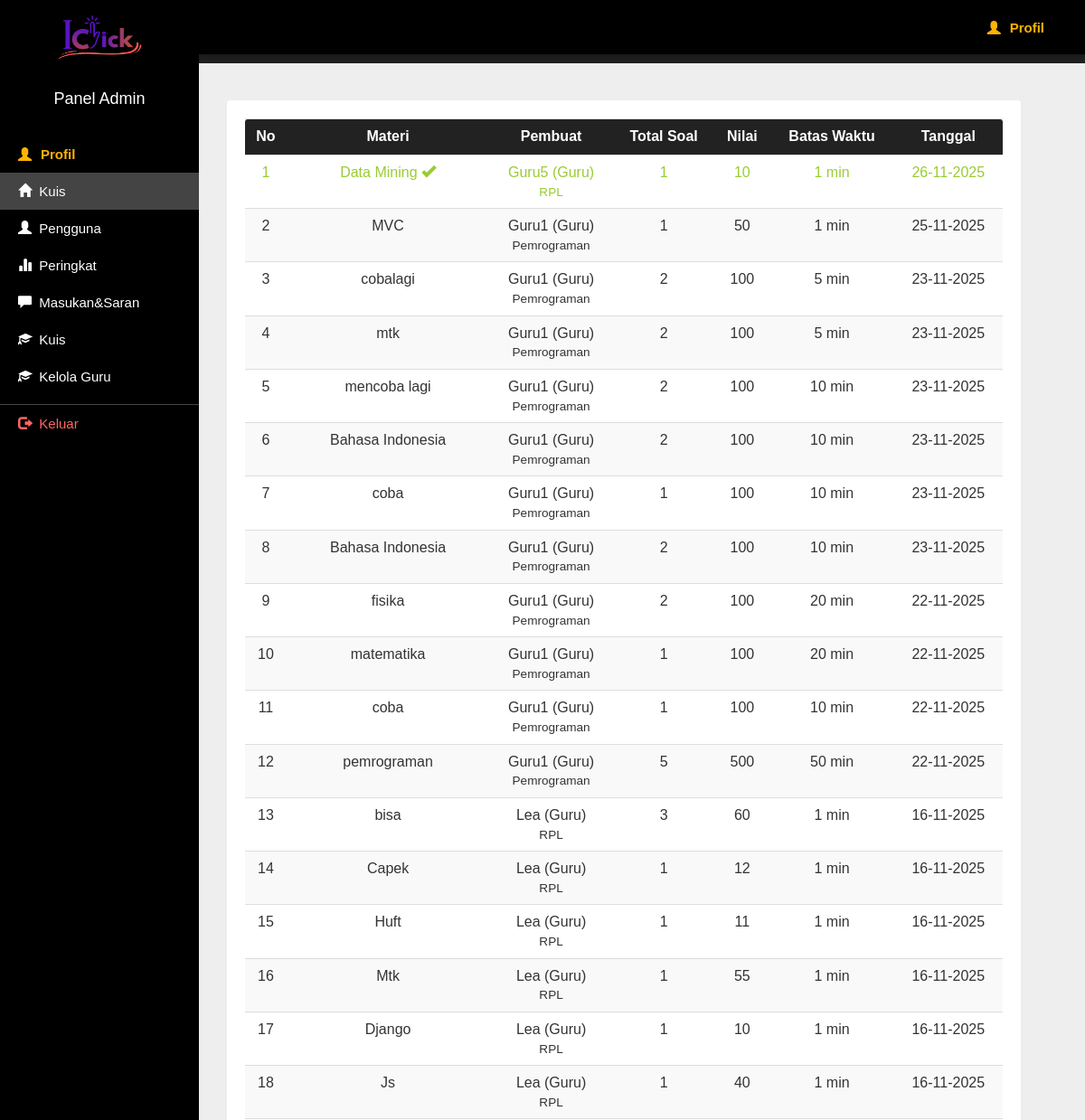
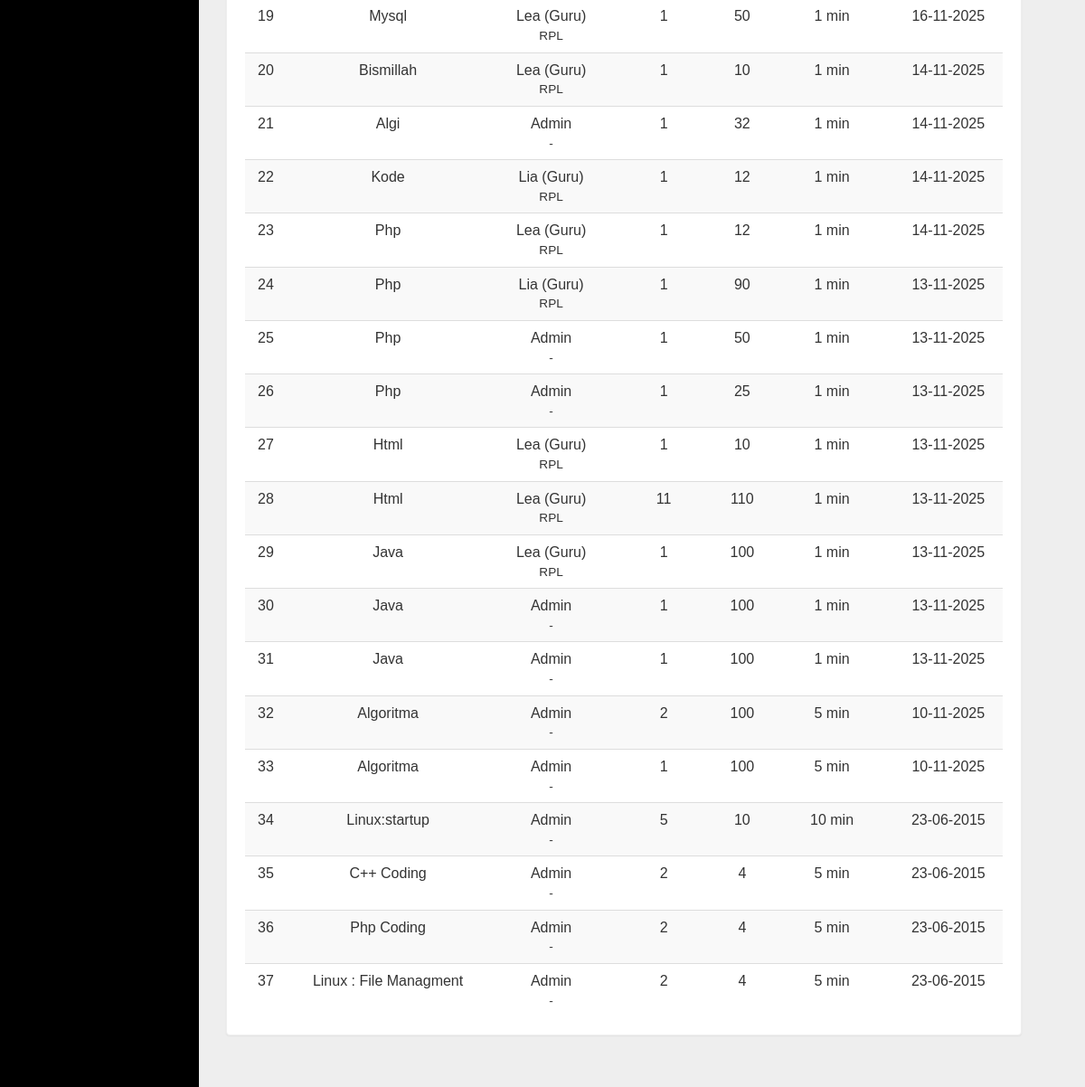
The page /dash.php (signed in) on the database its author committed (2 pictures, top to bottom).
### tables this page shows
CREATE TABLE IF NOT EXISTS `quiz` (
  `eid` text NOT NULL,
  `title` varchar(100) NOT NULL,
  `sahi` int NOT NULL,
  `wrong` int NOT NULL,
  `total` int NOT NULL,
  `time` bigint NOT NULL,
  `intro` text NOT NULL,
  `tag` varchar(100) NOT NULL,
  `pembuat_role` enum('admin','guru') NOT NULL DEFAULT 'admin',
  `id_guru` int DEFAULT NULL COMMENT '''NULL jika dibuat admin, berisi id_guru jika dibuat guru''',
  `date` timestamp NOT NULL DEFAULT CURRENT_TIMESTAMP ON UPDATE CURRENT_TIMESTAMP,
  KEY `FK_quiz_guru` (`id_guru`),
  CONSTRAINT `FK_quiz_guru` FOREIGN KEY (`id_guru`) REFERENCES `guru` (`id_guru`)
);

CREATE TABLE IF NOT EXISTS `guru` (
  `id_guru` int NOT NULL AUTO_INCREMENT,
  `nama_guru` varchar(100) NOT NULL,
  `pendidikan_terakhir` varchar(100) NOT NULL,
  `mapel` varchar(100) NOT NULL,
  `mob_guru` varchar(50) NOT NULL,
  `email_guru` varchar(100) NOT NULL,
  `password_guru` varchar(100) NOT NULL,
  `status` enum('pending','accept','reject') NOT NULL,
  `tanggal_daftar` timestamp NOT NULL DEFAULT CURRENT_TIMESTAMP ON UPDATE CURRENT_TIMESTAMP,
  PRIMARY KEY (`id_guru`)
);

### dash.php (the view, shortened to what this page needs)
<!DOCTYPE html PUBLIC "-//W3C//DTD XHTML 1.0 Transitional//EN" "http://www.w3.org/TR/xhtml1/DTD/xhtml1-transitional.dtd">
<html xmlns="http://www.w3.org/1999/xhtml">
<head>
<link rel="stylesheet" href="https://cdnjs.cloudflare.com/ajax/libs/font-awesome/6.5.0/css/all.min.css">
<link  rel="stylesheet" href="css/bootstrap.min.css"/>
 <link  rel="stylesheet" href="css/bootstrap-theme.min.css"/>
 <link rel="stylesheet" href="css/main.css">
 <link  rel="stylesheet" href="css/font.css">
</head>
<body  style="background:#eee;">
<div class="header">
<div class="row">
<?php
include_once 'dbConnection.php';
?>
<header style="
  position: fixed;
  top: 0;
  left: 220px;
  width: calc(100% - 220px);
  height: 60px;
  background-color: black;
  color: white;
  display: flex;
  align-items: center;
  justify-content: flex-end;
  padding: 0 25px;
  box-shadow: 0 2px 5px rgba(0,0,0,0.3);
  z-index: 999;
">
  <div style="display: flex; align-items: center; gap: 10px; margin-right: 20px">
    <span style="color:#ffb300" class="glyphicon glyphicon-user"></span>
    <a href="dash.php?q=9" style="color:#ffb300; text-decoration:none; font-weight:600;">
      Profil
    </a>
  </div>
</header>
</div></div>
<nav style="
  position: fixed;
  top: 0;
  left: 0;
  height: 100%;
  width: 220px;
  background-color: black;
  padding-top: 20px;
  color: white;
  overflow-y: auto;
  z-index: 1000;
">
  <div style="text-align:center; margin-bottom:30px;">
    <img src="image/logo.png" alt="Logo" style="width:100px; height:100px; margin-top:-30px;">
    <h4 style="margin-top:10px; color:#fff;">Panel Admin</h4>
  </div>
  <ul style="list-style:none; padding:0; margin:0; margin-top:30px;">
    <li style="padding:12px 20px; color:#ffb300; font-weight:600; display:flex; align-items:center; gap:10px;">
        <span class="glyphicon glyphicon-user"></span>
        <a href="dash.php?q=9" style="color:#ffb300; text-decoration:none;">
            Profil
        </a>
    </li>
    <li <?php if(!isset($_GET['q']) || @$_GET['q']==0) echo 'style="background:#444;"'; ?>>
      <a href="dash.php?q=0" style="display:block; padding:12px 20px; color:white; text-decoration:none;">
        <span class="glyphicon glyphicon-home"></span>&nbsp; Kuis
      </a>
    </li>
    <li <?php if(@$_GET['q']==1) echo 'style="background:#444;"'; ?>>
      <a href="dash.php?q=1" style="display:block; padding:12px 20px; color:white; text-decoration:none;">
        <span class="glyphicon glyphicon-user"></span>&nbsp; Pengguna
      </a>
    </li>
    <li <?php if(@$_GET['q']==2) echo 'style="background:#444;"'; ?>>
      <a href="dash.php?q=2" style="display:block; padding:12px 20px; color:white; text-decoration:none;">
        <span class="glyphicon glyphicon-stats"></span>&nbsp; Peringkat
      </a>
    </li>
    <li <?php if(@$_GET['q']==3) echo 'style="background:#444;"'; ?>>
      <a href="dash.php?q=3" style="display:block; padding:12px 20px; color:white; text-decoration:none;">
        <span class="glyphicon glyphicon-comment"></span>&nbsp; Masukan&Saran
      </a>
    </li>
    <li <?php if(@$_GET['q']==4 || @$_GET['q']==5) echo 'style="background:#333;"'; ?>>
      <details style="padding:0;">
        <summary style="cursor:pointer; padding:12px 20px; color:white; list-style:none;">
          <span class="glyphicon glyphicon-education"></span>&nbsp; Kuis
        </summary>
      </details>
    </li>
    <li <?php if(@$_GET['q']==6) echo 'style="background:#444;"'; ?>>
      <a href="dash.php?q=6" style="display:block; padding:12px 20px; color:white; text-decoration:none;">
        <span class="glyphicon glyphicon-education"></span>&nbsp; Kelola Guru
      </a>
    </li>
    <li style="border-top:1px solid #444; margin-top:10px;">
      <a href="logout.php?q=account.php" style="display:block; padding:12px 20px; color:#f66; text-decoration:none;">
        <span class="glyphicon glyphicon-log-out"></span>&nbsp; Keluar
      </a>
    </li>
  </ul>
</nav>
<div class="container">
<div class="row">
<div class="col-md-12">
<?php
if(@$_GET['q']==0) {
    $current_admin_email = $_SESSION['email'];
    $result = mysqli_query($con,"SELECT
        q.*,
        g.nama_guru,
        g.mapel,
        CASE
            WHEN q.id_guru IS NULL THEN 'Admin'
            ELSE CONCAT(g.nama_guru, ' (Guru)')
        END as pembuat_info
    FROM quiz q
    LEFT JOIN guru g ON q.id_guru = g.id_guru
    ORDER BY q.date DESC") or die('Error');
    echo  '<div class="panel" style="margin-left:220px; margin-top:40px;">
    <div class="table-responsive">
    <table class="table table-striped title1" style="text-align:center;">
    <tr style="background:#222; color:#fff;">
    <td><b>No</b></td>
    <td><b>Materi</b></td>
    <td><b>Pembuat</b></td>
    <td><b>Total Soal</b></td>
    <td><b>Nilai</b></td>
    <td><b>Batas Waktu</b></td>
    <td><b>Tanggal</b></td>
    </tr>';
    $c=1;
    while($row = mysqli_fetch_array($result)) {
        $title = $row['title'];
        $total = $row['total'];
        $sahi = $row['sahi'];
        $time = $row['time'];
        $date = $row['date'];
        $eid = $row['eid'];
        if($row['id_guru']) {
            $pembuat = $row['nama_guru'] . ' (Guru)';
            $mapel = $row['mapel'] ?: '-';
        } else {
            $pembuat = 'Admin';
            $mapel = '-';
        }
        $q12=mysqli_query($con,"SELECT score FROM history WHERE eid='$eid' AND email='$current_admin_email'" )or die('Error98');
        $rowcount=mysqli_num_rows($q12);
        if($rowcount == 0){
            echo '<tr>
            <td>'.$c++.'</td>
            <td>'.$title.'</td>
            <td>'.$pembuat.'<br><small>'.$mapel.'</small></td>
            <td>'.$total.'</td>
            <td>'.$sahi*$total.'</td>
            <td>'.$time.'&nbsp;min</td>
            <td>'.date("d-m-Y", strtotime($date)).'</td>
            </tr>';
        } else {
            echo '<tr style="color:#99cc32">
            <td>'.$c++.'</td>
            <td>'.$title.'&nbsp;<span title="This quiz is already solved by you" class="glyphicon glyphicon-ok" aria-hidden="true"></span></td>
            <td>'.$pembuat.'<br><small>'.$mapel.'</small></td>
            <td>'.$total.'</td>
            <td>'.$sahi*$total.'</td>
            <td>'.$time.'&nbsp;min</td>
            <td>'.date("d-m-Y", strtotime($date)).'</td>
            </tr>';
        }
    }
    echo '</table></div></div>';
}
?>
</div>
</div></div>
</body>
</html>

### css/main.css (style rules this page uses)
body { overflow-x: hidden; width: 100%; font: 15px "Century Gothic", "Times Roman", sans-serif; background: #eee; min-height: 550px; background-attachment: fixed; }
.panel { border-color: #eee; margin: 40px; padding: 20px; font: 15px "Century Gothic", "Times Roman", sans-serif; }
.header { background: #202020; height: 70px; }
.title1 { font: 16px "Century Gothic", "Times Roman", sans-serif; }

### rows shown on the page
quiz: title "Data Mining", id_guru.nama_guru "Guru5 (Guru)", id_guru.mapel "RPL", total "1", $sahi*$total "10", time "1", date "26-11-2025"
quiz: title "MVC", id_guru.nama_guru "Guru1 (Guru)", id_guru.mapel "Pemrograman", total "1", $sahi*$total "50", time "1", date "25-11-2025"
quiz: title "cobalagi", id_guru.nama_guru "Guru1 (Guru)", id_guru.mapel "Pemrograman", total "2", $sahi*$total "100", time "5", date "23-11-2025"
quiz: title "mtk", id_guru.nama_guru "Guru1 (Guru)", id_guru.mapel "Pemrograman", total "2", $sahi*$total "100", time "5", date "23-11-2025"
quiz: title "mencoba lagi", id_guru.nama_guru "Guru1 (Guru)", id_guru.mapel "Pemrograman", total "2", $sahi*$total "100", time "10", date "23-11-2025"
quiz: title "Bahasa Indonesia", id_guru.nama_guru "Guru1 (Guru)", id_guru.mapel "Pemrograman", total "2", $sahi*$total "100", time "10", date "23-11-2025"
quiz: title "coba", id_guru.nama_guru "Guru1 (Guru)", id_guru.mapel "Pemrograman", total "1", $sahi*$total "100", time "10", date "23-11-2025"
quiz: title "Bahasa Indonesia", id_guru.nama_guru "Guru1 (Guru)", id_guru.mapel "Pemrograman", total "2", $sahi*$total "100", time "10", date "23-11-2025"
quiz: title "fisika", id_guru.nama_guru "Guru1 (Guru)", id_guru.mapel "Pemrograman", total "2", $sahi*$total "100", time "20", date "22-11-2025"
quiz: title "matematika", id_guru.nama_guru "Guru1 (Guru)", id_guru.mapel "Pemrograman", total "1", $sahi*$total "100", time "20", date "22-11-2025"
quiz: title "coba", id_guru.nama_guru "Guru1 (Guru)", id_guru.mapel "Pemrograman", total "1", $sahi*$total "100", time "10", date "22-11-2025"
quiz: title "pemrograman", id_guru.nama_guru "Guru1 (Guru)", id_guru.mapel "Pemrograman", total "5", $sahi*$total "500", time "50", date "22-11-2025"
quiz: title "bisa", id_guru.nama_guru "Lea (Guru)", id_guru.mapel "RPL", total "3", $sahi*$total "60", time "1", date "16-11-2025"
quiz: title "Capek", id_guru.nama_guru "Lea (Guru)", id_guru.mapel "RPL", total "1", $sahi*$total "12", time "1", date "16-11-2025"
quiz: title "Huft", id_guru.nama_guru "Lea (Guru)", id_guru.mapel "RPL", total "1", $sahi*$total "11", time "1", date "16-11-2025"
quiz: title "Mtk", id_guru.nama_guru "Lea (Guru)", id_guru.mapel "RPL", total "1", $sahi*$total "55", time "1", date "16-11-2025"
quiz: title "Django", id_guru.nama_guru "Lea (Guru)", id_guru.mapel "RPL", total "1", $sahi*$total "10", time "1", date "16-11-2025"
quiz: title "Js", id_guru.nama_guru "Lea (Guru)", id_guru.mapel "RPL", total "1", $sahi*$total "40", time "1", date "16-11-2025"
quiz: title "Mysql", id_guru.nama_guru "Lea (Guru)", id_guru.mapel "RPL", total "1", $sahi*$total "50", time "1", date "16-11-2025"
quiz: title "Bismillah", id_guru.nama_guru "Lea (Guru)", id_guru.mapel "RPL", total "1", $sahi*$total "10", time "1", date "14-11-2025"
quiz: title "Algi", id_guru "Admin", id_guru "-", total "1", $sahi*$total "32", time "1", date "14-11-2025"
quiz: title "Kode", id_guru.nama_guru "Lia (Guru)", id_guru.mapel "RPL", total "1", $sahi*$total "12", time "1", date "14-11-2025"
quiz: title "Php", id_guru.nama_guru "Lea (Guru)", id_guru.mapel "RPL", total "1", $sahi*$total "12", time "1", date "14-11-2025"
quiz: title "Php", id_guru.nama_guru "Lia (Guru)", id_guru.mapel "RPL", total "1", $sahi*$total "90", time "1", date "13-11-2025"
quiz: title "Php", id_guru "Admin", id_guru "-", total "1", $sahi*$total "50", time "1", date "13-11-2025"
quiz: title "Php", id_guru "Admin", id_guru "-", total "1", $sahi*$total "25", time "1", date "13-11-2025"
quiz: title "Html", id_guru.nama_guru "Lea (Guru)", id_guru.mapel "RPL", total "1", $sahi*$total "10", time "1", date "13-11-2025"
quiz: title "Html", id_guru.nama_guru "Lea (Guru)", id_guru.mapel "RPL", total "11", $sahi*$total "110", time "1", date "13-11-2025"
quiz: title "Java", id_guru.nama_guru "Lea (Guru)", id_guru.mapel "RPL", total "1", $sahi*$total "100", time "1", date "13-11-2025"
quiz: title "Java", id_guru "Admin", id_guru "-", total "1", $sahi*$total "100", time "1", date "13-11-2025"
quiz: title "Java", id_guru "Admin", id_guru "-", total "1", $sahi*$total "100", time "1", date "13-11-2025"
quiz: title "Algoritma", id_guru "Admin", id_guru "-", total "2", $sahi*$total "100", time "5", date "10-11-2025"
quiz: title "Algoritma", id_guru "Admin", id_guru "-", total "1", $sahi*$total "100", time "5", date "10-11-2025"
quiz: title "Linux:startup", id_guru "Admin", id_guru "-", total "5", $sahi*$total "10", time "10", date "23-06-2015"
quiz: title "C++ Coding", id_guru "Admin", id_guru "-", total "2", $sahi*$total "4", time "5", date "23-06-2015"
quiz: title "Php Coding", id_guru "Admin", id_guru "-", total "2", $sahi*$total "4", time "5", date "23-06-2015"
quiz: title "Linux : File Managment", id_guru "Admin", id_guru "-", total "2", $sahi*$total "4", time "5", date "23-06-2015"
